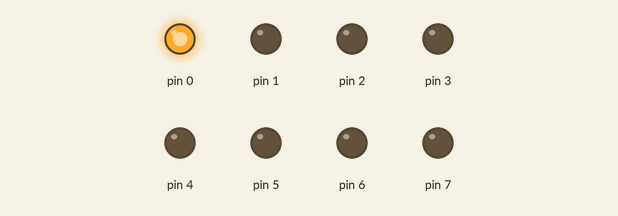
A sketch run on a simulated Arduino Uno, built with avr-gcc and run on an emulated ATmega328P. Shown: output pins drawn as LEDs (lit = HIGH).

Above: at 0.05 s.
At 1.05 s:
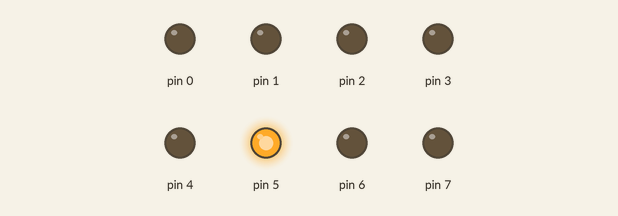
At 2.15 s:
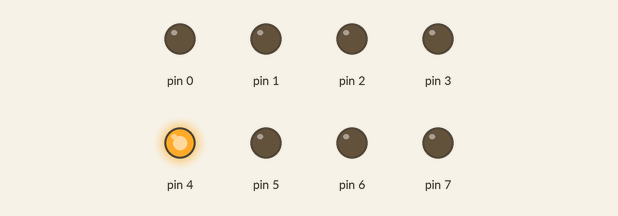
At 3.25 s:
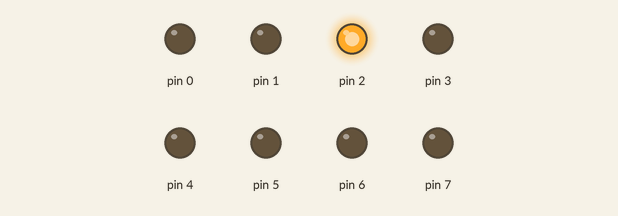
At 4.3 s:
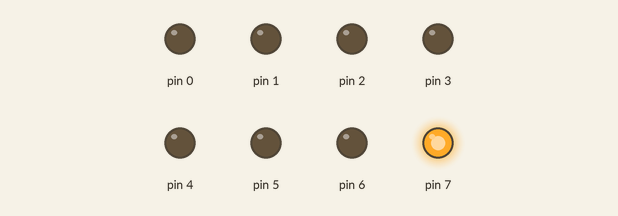
At 6.35 s:
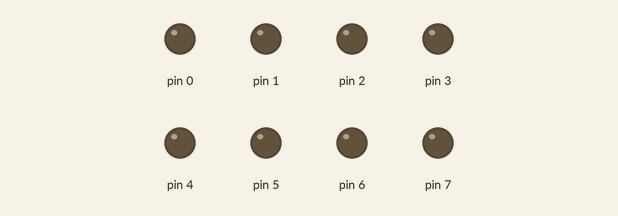
Timing chart, 0 to 6.7 s (numbered marks = the images above):
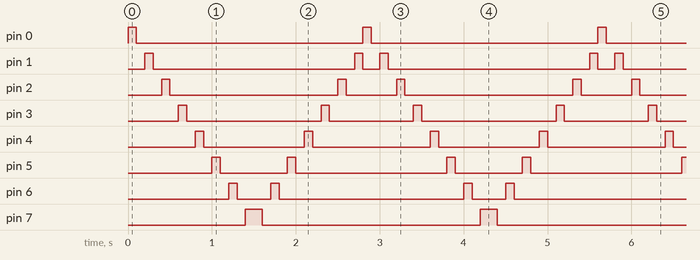

The sketch:

Percobaan_1.ino
```cpp
int d=100;
void setup() {
  // put your setup code here, to run once:
for (int a = 0; a<8; a++)
{
pinMode(a,OUTPUT);
}
}

void loop() {
  // put your main code here, to run repeatedly:
int a = 0;
while (a<14)
{
digitalWrite(a,HIGH);
delay(d);
digitalWrite(a,LOW);

digitalWrite(14-a,HIGH);
delay(d);
digitalWrite(14-a,LOW);

a++;
}
}
```

Measured:
- by itself, pin 0: alternates HIGH for 0.10 s and LOW for 2.7 s
- by itself, pin 1: repeats every 2.8 s: LOW 2.4 s, HIGH 0.10 s, LOW 0.20 s, HIGH 0.10 s
- by itself, pin 2: repeats every 2.8 s: LOW 2.0 s, HIGH 0.10 s, LOW 0.60 s, HIGH 0.10 s
- by itself, pin 3: repeats every 2.8 s: LOW 1.6 s, HIGH 0.10 s, LOW 1.0 s, HIGH 0.10 s
- by itself, pin 4: alternates HIGH for 0.10 s and LOW for 1.2 s
- by itself, pin 5: repeats every 2.8 s: LOW 0.80 s, HIGH 0.10 s, LOW 1.8 s, HIGH 0.10 s
- by itself, pin 6: repeats every 2.8 s: LOW 0.40 s, HIGH 0.10 s, LOW 2.2 s, HIGH 0.10 s
- by itself, pin 7: alternates HIGH for 0.20 s and LOW for 2.6 s
